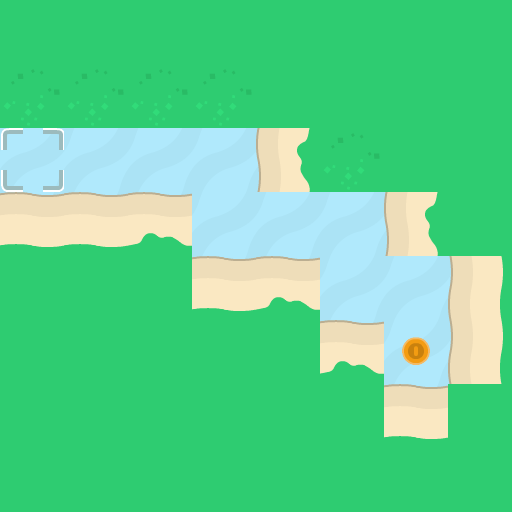

The image is a tile-based game level rendered from a .tmx file. Its description and complete source (layers, tilesets, objects, tile grids) follow:
An orthogonal 8x8 tile map with 64x64 px tiles, 3 tile layers (background, walls, objects).

<map version="1.10" tiledversion="1.11.2" orientation="orthogonal" renderorder="right-down" width="8" height="8" tilewidth="64" tileheight="64" infinite="0" nextlayerid="5" nextobjectid="1">
 <properties>
  <property name="character_bottom" value="[[16,0]]" />
  <property name="character_left" value="[[16,3]]" />
  <property name="character_right" value="[[16,2]]" />
  <property name="character_top" value="[[16,1]]" />
 </properties>
 <tileset firstgid="1" source="tiles_sheet.tsx" />
 <layer id="4" name="background" width="8" height="8">
  <data encoding="csv">
77,77,77,77,77,77,77,77,
77,77,77,77,77,77,77,77,
77,77,77,77,77,77,77,77,
77,77,77,77,77,77,77,77,
77,77,77,77,77,77,77,77,
77,77,77,77,77,77,77,77,
77,77,77,77,77,77,77,77,
77,77,77,77,77,77,77,77
</data>
 </layer>
 <layer id="1" name="walls" width="8" height="8">
  <data encoding="csv">
24,24,24,24,24,24,24,24,
41,41,41,41,24,24,24,24,
0,0,0,0,40,41,24,24,
7,7,8,0,0,0,40,24,
24,24,24,7,8,0,0,23,
24,24,24,24,24,8,0,23,
24,24,24,24,24,24,7,24,
24,24,24,24,24,24,24,24
</data>
 </layer>
 <layer id="3" name="objects" width="8" height="8">
  <data encoding="csv">
0,0,0,0,0,0,0,0,
0,0,0,0,0,0,0,0,
102,0,0,0,0,0,0,0,
0,0,0,0,0,0,0,0,
0,0,0,0,0,0,0,0,
0,0,0,0,0,0,85,0,
0,0,0,0,0,0,0,0,
0,0,0,0,0,0,0,0
</data>
 </layer>
</map>
